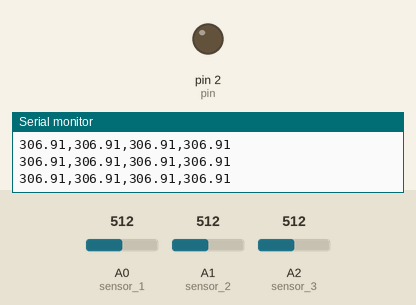
Recording of a sketch running on a simulated Arduino Uno, built with avr-gcc and run on an emulated ATmega328P. On the bench: output pins drawn as LEDs (lit = HIGH), the last lines printed to the serial monitor. The inputs (shaded band) are chosen by the test bench; at power-on: A1 (sensor_2) = 512, A2 (sensor_3) = 512, A0 (sensor_1) = 512.

Above: at 4.2 s.
4.3 s: A1 (sensor_2) set to 585
5.8 s: A1 (sensor_2) set to 617
7.3 s: A2 (sensor_3) set to 703
At 8.5 s:
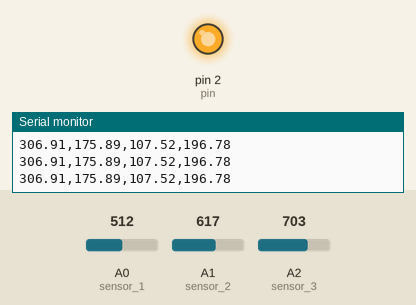
8.8 s: A2 (sensor_3) set to 723
10.3 s: A2 (sensor_3) set to 516
At 11.5 s:
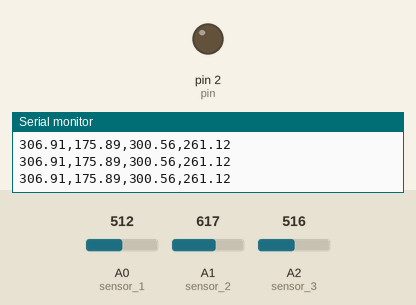
11.8 s: A2 (sensor_3) set to 489
Timing chart, 0 to 14.8 s (numbered marks = the images above; inputs shaded):
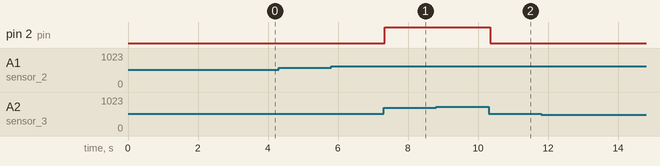

The sketch:

Sensor_fusion_and_control.ino
```cpp
#include <math.h>

const int lux_lim = 100;
const int sensor_1 = 0;
const int sensor_2 = 1;
const int sensor_3 = 2;
const int n_sensors = 3;
const int pin = 2;

unsigned long prev_time = 0;
const unsigned long sample_time = 10;
const float ADC_res = 5.0/1024.0;

const float R = 10000.0;
const float V = 5.0;
const float P1 = -1.338;
const float P2 = 18.05;

const float threshold = 1000.0;
const float trigger = 200.0;
int led_state = LOW;

void setup() {
  Serial.begin(9600);
  pinMode(pin,OUTPUT);
}

float dig2analog(int digital_value){

  float analog_value = ADC_res * digital_value;

  return analog_value;
}

float volt2lux(float volt){
  float LDR;
  float log_lux;

  LDR = R * volt/(V - volt);
  log_lux = P1 * log(LDR) + P2;

  return exp(log_lux);
}

void compute_weights(float *sensors, float *weights){

  int count = 0;
  int n_zeros = 0;

  for(int i=0; i<n_sensors; i++){
    for(int j=0; j<n_sensors; j++){
      if(abs(sensors[i] - sensors[j]) > threshold){
        count++;
      }
    }
    if(count == n_sensors-1){
      weights[i] = 0.0;
    }
    count = 0;
  }

  for(int k=0; k<n_sensors; k++){
    if(weights[k] == 0.0){
      n_zeros++;
    }
  }

  for(int l=0; l<n_sensors; l++){
    if(weights[l] != 0.0){
      weights[l] = 1.0/(n_sensors - n_zeros);
    }
  }

}

float sensor_fusion(float *sensors, float *weights){

  float sensor_val = 0.0;

  for(int i=0; i<n_sensors; i++){
    sensor_val += weights[i] * sensors[i];
  }

  return sensor_val;
}

void loop() {

  int S1;
  int S2;
  int S3;
  float sensors[3];
  float weights[3] = {1.0/3.0, 1.0/3.0, 1.0/3.0};
  float fusion;
  float time1;
  float time2;

  unsigned long curr_time = millis();

  if(curr_time - prev_time >= sample_time){
    //time1 = millis();
    S1 = analogRead(sensor_1);
    S2 = analogRead(sensor_2);
    S3 = analogRead(sensor_3);

    sensors[0] = volt2lux(dig2analog(S1));
    sensors[1] = volt2lux(dig2analog(S2));
    sensors[2] = volt2lux(dig2analog(S3));

    compute_weights(sensors, weights);
    fusion = sensor_fusion(sensors,weights);
    /*time2 = millis()-time1;
    Serial.print("Operations time: ");
    Serial.println(time2);*/
    Serial.print(sensors[0]);
    Serial.print(",");
    Serial.print(sensors[1]);
    Serial.print(",");
    Serial.print(sensors[2]);
    Serial.print(",");
    Serial.println(fusion);

    if(fusion <= trigger && led_state == LOW){
      digitalWrite(pin,HIGH);
      led_state = HIGH;
    }
    if(fusion > trigger && led_state == HIGH){
      digitalWrite(pin,LOW);
      led_state = LOW;
    }
    prev_time = curr_time;
  }

}
```

Measured:
- after the input at 7.3 s, pin 2 (pin): LOW → HIGH at once
- after the input at 10.3 s, pin 2 (pin): HIGH → LOW after 0.06 s
